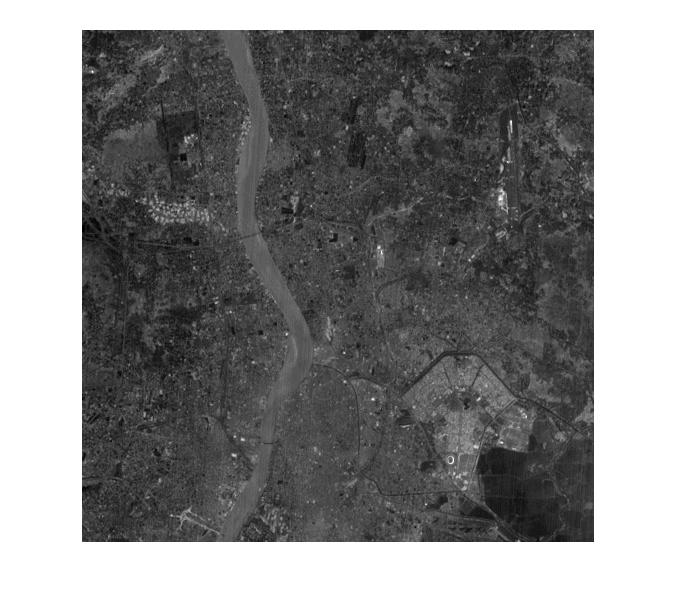
#> input picture 1.jpg, 676 x 598 px; the run also reads 2 pictures not shown here
$ jupyter execute Assignment_2_117CS0233.ipynb
#> lines starting #> are read from the running program, lines starting #| are printed output that depends on the picture
# programmed by 117CS0233(Bhupati)

[cell 1]
import cv2
img1=cv2.imread('1.jpg',cv2.COLOR_BGR2GRAY)
#> img1 is the input picture: shape (598, 676, 3); min 0, max 255, mean 132.9
img2=cv2.imread('2.jpg',cv2.COLOR_BGR2GRAY)
img3=cv2.imread('3.jpg',cv2.COLOR_BGR2GRAY)
img4=cv2.imread('4.jpg',cv2.COLOR_BGR2GRAY)
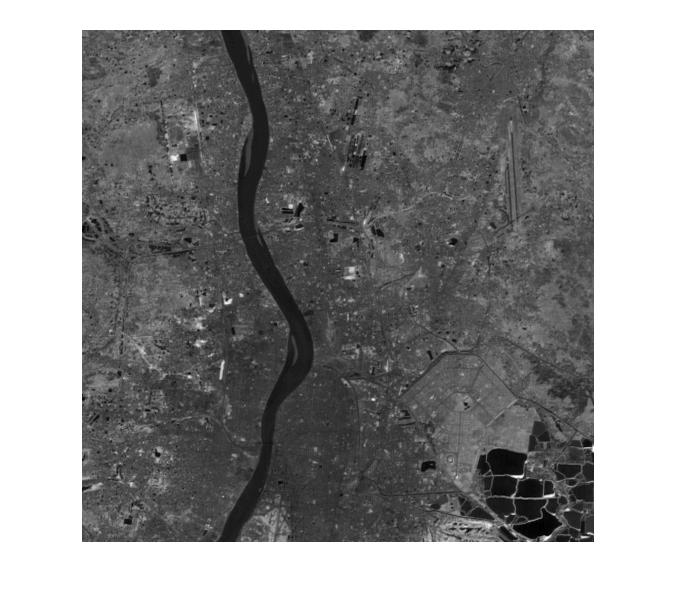
#> input picture 4.jpg, 676 x 598 px
#> img4 is the input picture: shape (598, 676, 3); min 0, max 255, mean 141

[cell 2]
#Creating (512*512) feature vector
import numpy as np
x=[]
for i in range(33,545):
    for j in range(80,592):
        x.append(np.array([img1[i,j][0],img2[i,j][0],img3[i,j][0],img4[i,j][0]]))
#> after the loop, x = 262144 items
feature_vector=np.array(x)
feature_vector.shape
#> Out = (262144, 4)

[cell 3]
img1.shape
#> Out = (598, 676, 3)

[cell 4]
#Calculating Mean
feature_mean = np.array([feature_vector[:,0].mean(), feature_vector[:,1].mean(), feature_vector[:,2].mean(), feature_vector[:,3].mean()])
#> feature_mean = [68.66, 72.76, 68.55, 80.93]
feature_mean
#> Out = [68.66, 72.76, 68.55, 80.93]

[cell 5]
#subtracting mean
feature_std=feature_vector-feature_mean.reshape(1,4)
feature_std[100000:100010]
#> Out = [[34.34, 34.24, 27.45, -51.93], [33.34, 31.24, 23.45, -51.93], [25.34, 28.24, 30.45, -52.93], [21.34, 28.24, 19.45, -52.93], [25.34, 30.24, 29.45, -51.93], [18.34, 30.24, 18.45, -50.93], [13.34, 27.24, 25.45, -50.93], [21.34, 23.24, 21.45, -50.93], [18.34, 28.24, 26.45, -46.93], [23.34, 22.24, 25.45, -50.93]]

[cell 6]
#Calculate covariance matrix
def cov(x,y):
    l= x-x.mean()
    r=y-y.mean()
    n=x.size
    return (l*r).sum()/(n-1)
x=[]
for i in range(4):
    for j in range(4):
        x.append(cov(feature_std[:,i],feature_std[:,j]))
#> after the loop, x = [770.8, 677.7, 698.3, 374.1, 677.7, 665.1, 665.2, 406.2, 698.3, 665.2, 774.6, 397.1, 374.1, 406.2, 397.1, 900.8]
feature_cov = np.array(x).reshape(4,4)
#> feature_cov = [[770.8, 677.7, 698.3, 374.1], [677.7, 665.1, 665.2, 406.2], [698.3, 665.2, 774.6, 397.1], [374.1, 406.2, 397.1, 900.8]]
feature_cov
#> Out has the same summary as feature_cov

[cell 7]
#verify covariance matrix
np.cov(feature_std.T)
#> Out has the same summary as feature_cov

[cell 8]
#Calculate Eigen-Values and Eigen-Vectors
w,v = np.linalg.eig(feature_cov)
#> w = [2405.9, 597.1, 76.02, 32.22]; v = [[0.534, 0.287, -0.6, 0.522], [0.509, 0.176, -0.18, -0.823], [0.536, 0.245, 0.779, 0.213], [0.411, -0.909, -0.0145, 0.0627]]
#Eigen Vectors
v
#> Out has the same summary as v

[cell 9]
#Eigen Values
w
#> Out = [2405.9, 597.1, 76.02, 32.22]

[cell 10]
#Eigen Vector of img1
v[:,0]
#> Out = [0.534, 0.509, 0.536, 0.411]

[cell 11]
import cv2
import numpy as np
def display_principal_components(transformed,n):
#> called with n = 1
    cv2.imwrite(str(n)+'_transformed.jpg',transformed)
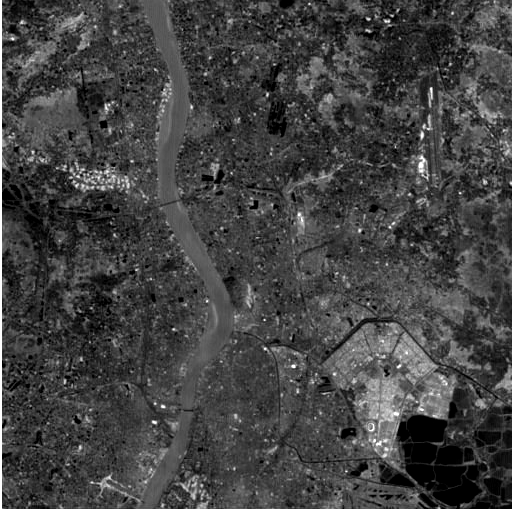
#> saved as 1_transformed.jpg: shape (512, 512); min 0, max 255, mean 67.3
    img = cv2.imread(str(n)+'_transformed.jpg')
#> img: shape (512, 512, 3); min 0, max 255, mean 67.3
    equ = cv2.equalizeHist(img[:,:,0])
    #cv2.imshow("princial_component_"+str(n),equ)
    cv2.imwrite(str(n)+'_equalized.jpg',equ)
    cv2.waitKey(0)
    cv2.destroyAllWindows()

[cell 12]
import cv2
def transform_image(v,feature_std,feature_mean):
    dot=np.matmul(np.matrix.transpose(v) , np.matrix.transpose(feature_std))
    return dot.reshape(512,512)+feature_mean

#pricipal_component_1
pricipal_component_1 = transform_image(v[:,0],feature_std,feature_mean[0])
display_principal_components(pricipal_component_1,1)

[cell 13]
#pricipal_component_2
pricipal_component_2 = transform_image(v[:,1],feature_std,feature_mean[1])
#> call 2 of transform_image, with v = array of shape (4,), feature_std = array of shape (262144, 4), feature_mean = 72.76
#> in transform_image (call 2), `return dot.reshape(512,512)+feature_mean`:
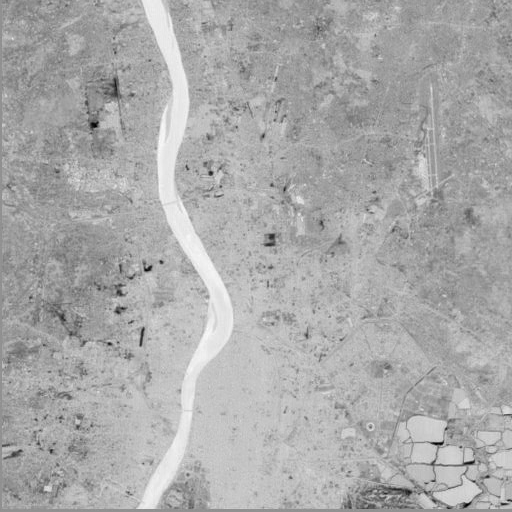
#> returned value: shape (512, 512) float64; min -107.4, max 161.8, mean 72.8; drawn with min black and max white
display_principal_components(pricipal_component_2,2)
#> call 2 of display_principal_components, with n = 2
#> in display_principal_components (call 2), `cv2.imwrite(str(n)+'_transformed.jpg',transformed)`:
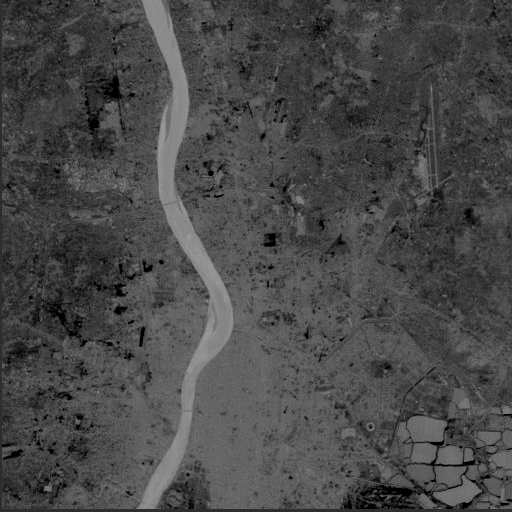
#> saved as 2_transformed.jpg: shape (512, 512); min 0, max 162, mean 72.9
#> in display_principal_components (call 2), `equ = cv2.equalizeHist(img[:,:,0])`:
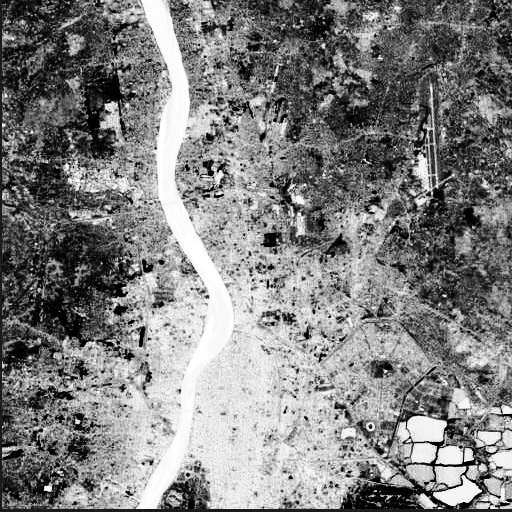
#> equ: shape (512, 512); min 0, max 255, mean 128.6

[cell 14]
#pricipal_component_3
pricipal_component_3 = transform_image(v[:,2],feature_std,feature_mean[2])
#> call 3 of transform_image, with v = array of shape (4,), feature_std = array of shape (262144, 4), feature_mean = 68.55
#> in transform_image (call 3), `return dot.reshape(512,512)+feature_mean`:
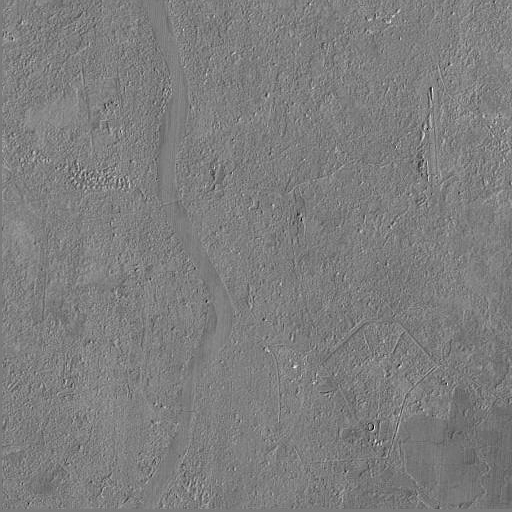
#> returned value: shape (512, 512) float64; min -21.91, max 160.8, mean 68.5; drawn with min black and max white
display_principal_components(pricipal_component_3,3)
#> call 3 of display_principal_components, with n = 3
#> in display_principal_components (call 3), `cv2.imwrite(str(n)+'_transformed.jpg',transformed)`:
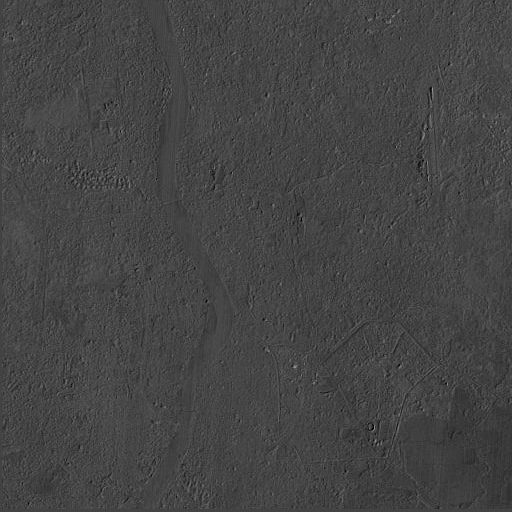
#> saved as 3_transformed.jpg: shape (512, 512); min 0, max 161, mean 68.5
#> in display_principal_components (call 3), `equ = cv2.equalizeHist(img[:,:,0])`:
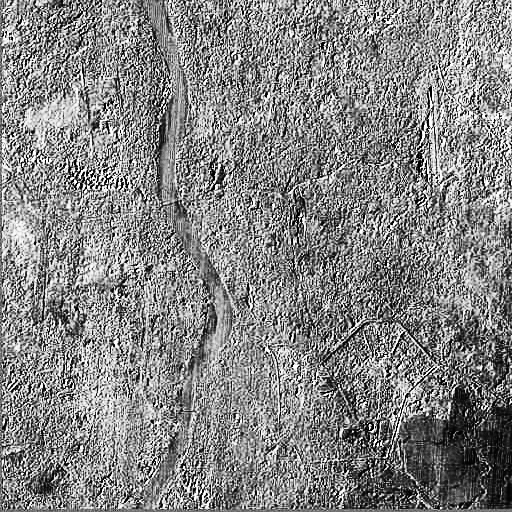
#> equ: shape (512, 512); min 0, max 255, mean 132

[cell 15]
#pricipal_component_4
pricipal_component_4 = transform_image(v[:,3],feature_std,feature_mean[3])
#> call 4 of transform_image, with v = array of shape (4,), feature_std = array of shape (262144, 4), feature_mean = 80.93
#> in transform_image (call 4), `return dot.reshape(512,512)+feature_mean`:
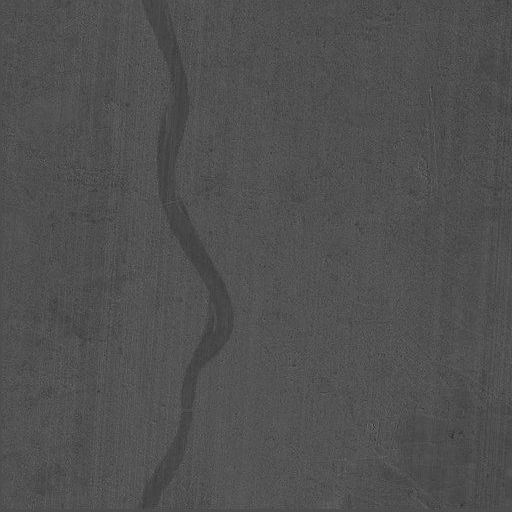
#> returned value: shape (512, 512) float64; min 38.16, max 115.8, mean 80.9
display_principal_components(pricipal_component_4,4)
#> call 4 of display_principal_components, with n = 4
#> in display_principal_components (call 4), `equ = cv2.equalizeHist(img[:,:,0])`:
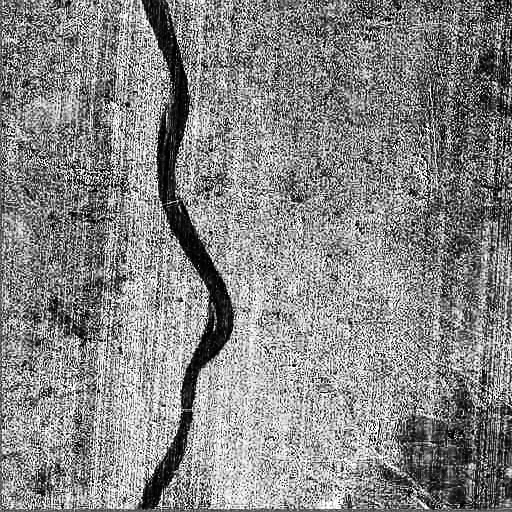
#> equ: shape (512, 512); min 0, max 255, mean 133.8

[cell 16]
#Model Verification
val=0
for i in range(4):
    val+=feature_cov[i,i]
#> this loop made 4 passes
#> val on passes 1 to 4: 770.8, 1435.9, 2210.5, 3111.2
#> after the loop, val = 3111.2
if (val == w.sum()):
    print("Eigen values for the corresponding covariance matrix is correct. ")
